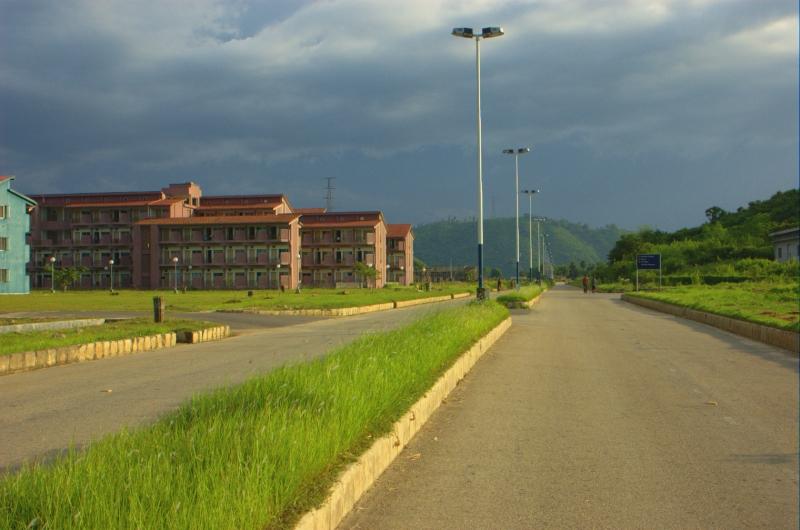
#> input picture Q7/IITG.jpg, 800 x 530 px
$ python Q7.py   (Python 2 division)   (older library calls are emulated)
#> lines starting #> are read from the running program, lines starting #| are printed output that depends on the picture; after the words box and inside, x2 and y2 are one past the last pixel; in counts of white or black regions, pixels touching at a corner belong together
import numpy as np
import cv2
import itertools
import math

def detectHarrisCorners(image, window_size, block_size, alpha = 0.04):
	# preprocess the input image
	image = cv2.GaussianBlur(image,(5,5),0)

	gradient_x = cv2.Sobel(image, cv2.CV_64F, 1, 0, ksize=block_size)
	gradient_y = cv2.Sobel(image, cv2.CV_64F, 0, 1, ksize=block_size)
	# print gradient_x[gradient_x.nonzero()]
	# print gradient_y[gradient_y.nonzero()]
	cv2.imshow('Gradient along X', gradient_x)
	# cv2.imwrite('gradien_along_x.png', gradient_x)
	cv2.imshow('Gradient along Y', gradient_y)
	# cv2.imwrite('gradien_along_y.png', gradient_y)
	eigs = cv2.cornerEigenValsAndVecs(image, window_size, block_size)
	eigs = eigs[:,:,0:2]

	lambda_1 = eigs[:,:,0]
	lambda_2 = eigs[:,:,1]

	return lambda_1*lambda_2 - alpha*(lambda_1+lambda_2)**2

def nonMaximalSupression(src, win_len, G):
	dst = np.zeros(src.shape, dtype=bool)
	size = 2*win_len
	src_padded = cv2.copyMakeBorder(src, win_len, win_len, win_len, win_len, cv2.BORDER_REPLICATE)
	for i,j in itertools.product(xrange(src.shape[0]), xrange(src.shape[1])):
		if 	G[i,j]:
			if src[i,j] == np.max(src_padded[i:i+size, j:j+size]):
				dst[i,j] = True
			else:
				dst[i,j] = False
	return dst


if __name__ == "__main__":
	image = cv2.imread('IITG.jpg', 1)
#> image is the input picture: shape (530, 800, 3); mean B, G, R 95, 124.2, 119
	image_bw = cv2.cvtColor(image, cv2.COLOR_BGR2GRAY)
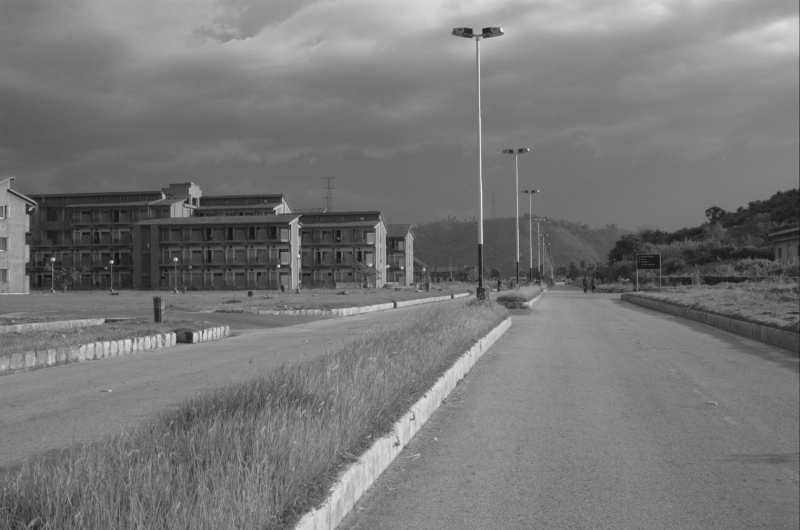
#> image_bw: shape (530, 800); min 18, max 240, mean 119.3
	candidates = detectHarrisCorners(image_bw, 2, 3)
#> in detectHarrisCorners, `gradient_y = cv2.Sobel(image, cv2.CV_64F, 0, 1, ksize=block_size)`:
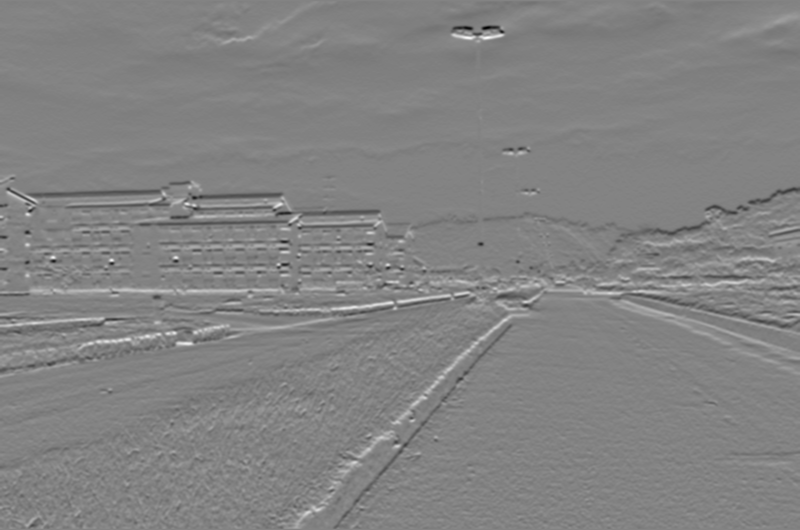
#> gradient_y: shape (530, 800) float64; min -316, max 298, mean -0.8; drawn with min black and max white
#> in detectHarrisCorners, `cv2.imshow('Gradient along X', gradient_x)`:
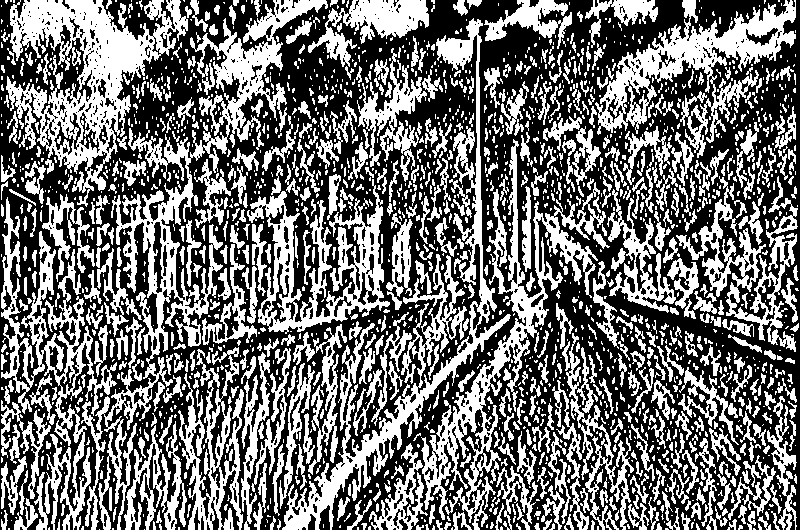
#> window 'Gradient along X': shape (530, 800); 43.9% white; 1996 white regions (1312 under 20 px), largest, box (x1, y1, x2, y2) and area: (81, 0, 328, 530) 16338, (6, 0, 188, 207) 13656, (282, 18, 511, 530) 12675
#> in detectHarrisCorners, `cv2.imshow('Gradient along Y', gradient_y)`:
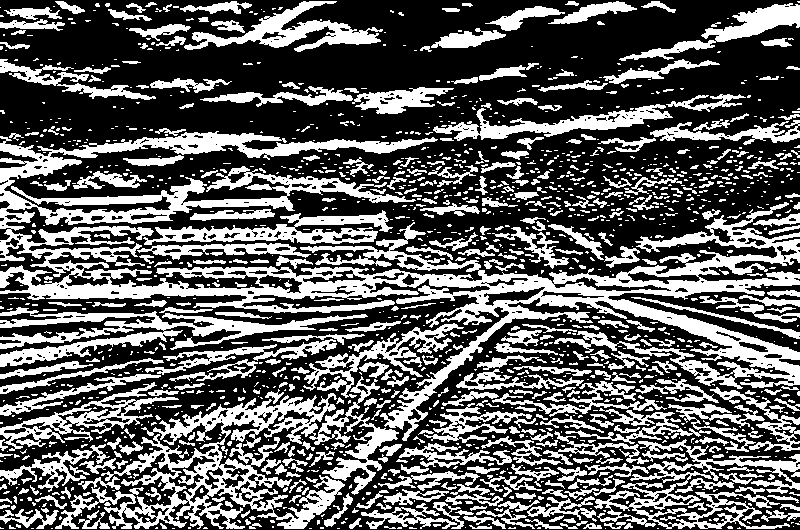
#> window 'Gradient along Y': shape (530, 800); 37.3% white; 1566 white regions (1107 under 20 px), largest, box (x1, y1, x2, y2) and area: (0, 131, 800, 441) 44522, (55, 376, 399, 529) 13930, (0, 307, 368, 367) 6048
	R = cv2.dilate(candidates, None)
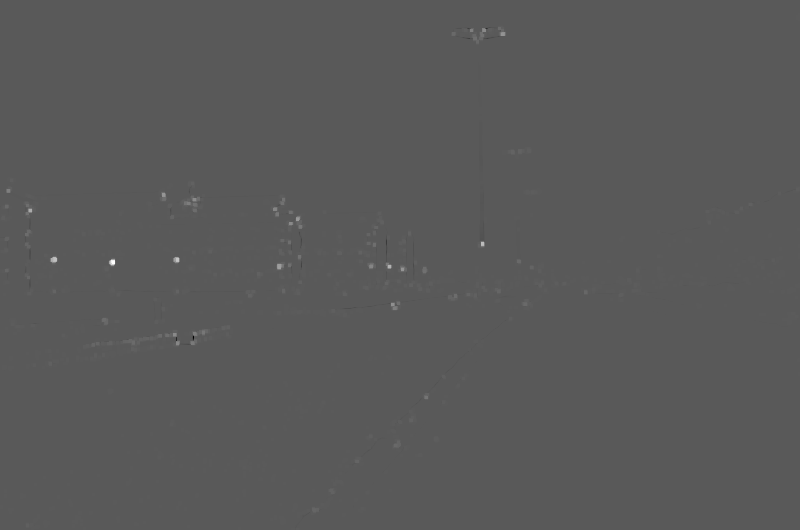
#> R: shape (530, 800) float32; min -0.000164, max 0.000303, mean 2.8e-07; drawn with min black and max white

	G = R > 0.01*R.max()
#> G: shape (530, 800) bool; 1.5% white; 207 white regions (103 under 20 px), largest, box (x1, y1, x2, y2) and area: (116, 334, 162, 353) 285, (180, 195, 203, 213) 231, (190, 328, 217, 346) 195
	temp = np.full(image_bw.shape, R.min())
#> temp: shape (530, 800) float32; every value is -0.000164
	temp[G] = R[G]
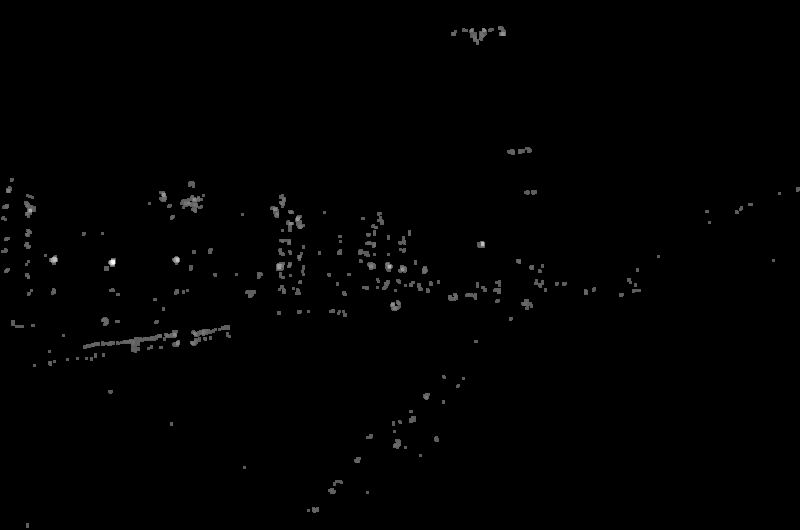
#> temp: shape (530, 800) float32; min -0.000164, max 0.000303, mean -0.000162; drawn with min black and max white

	dst = nonMaximalSupression(temp, 3, G)
#> after the loop in nonMaximalSupression, `for i,j in itertools.product(xrange(src.shape[0]), xrange(src.shape[1]..`:
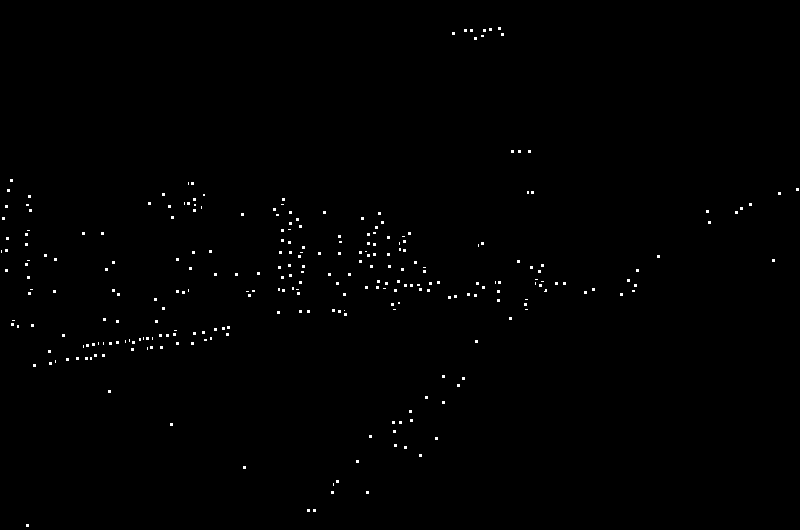
#> dst: shape (530, 800) bool; 0.52% white in thin lines or dots
	image[dst]=[0,0,255]
#> image: shape (530, 800, 3)

	cv2.imshow('Corners superimposed on image', image)
	# cv2.imwrite('corners_superimposed.png', image)
	print 'Press any key to continue...'
	cv2.waitKey(0)
